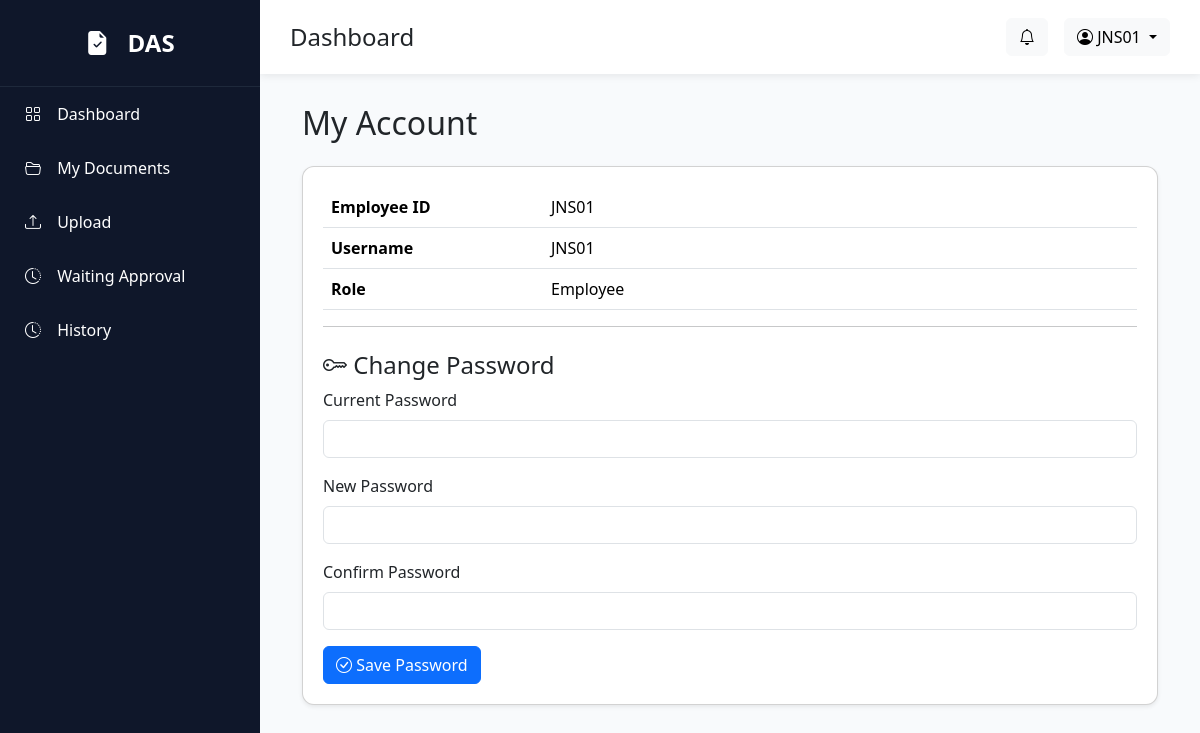
Page /account (signed in) on the committed database.
### models/user.py (models this page shows)
class User(UserMixin, db.Model):
    __tablename__ = "users"
    id = db.Column(db.Integer, primary_key=True)
    employee_id = db.Column(db.String(20), unique=True, nullable=False)
    fullname = db.Column(db.String(200), nullable=False)
    username = db.Column(db.String(100), unique=True)
    password = db.Column(db.String(255), nullable=False)
    email = db.Column(db.String(150))
    department = db.Column(db.String(100))
    position = db.Column(db.String(100))
    role = db.Column(db.String(50), default="Employee")
    status = db.Column(db.String(20), default="Active")
    created_at = db.Column(db.DateTime, default=datetime.utcnow)
    approval_steps = db.relationship(
        "ApprovalStep",
        backref="approver",
        lazy=True
    )

### routes/account.py (the view)
@account_bp.route("/account")
@login_required
def account():
    return render_template(
        "account/index.html",
        user=current_user
    )

### app.py (called while the page is built)
@login_manager.user_loader
def load_user(user_id):
    return User.query.get(int(user_id))

### templates/account/index.html
{% extends "layout/base.html" %}
{% block content %}
<div class="container">
    <h2 class="mb-4">
        My Account
    </h2>
    <div class="card shadow-sm">
        <div class="card-body">
            <table class="table">
                <tr>
                    <th width="220">Employee ID</th>
                    <td>{{ user.employee_id }}</td>
                </tr>
                <tr>
                    <th>Username</th>
                    <td>{{ user.username }}</td>
                </tr>
                <tr>
                    <th>Role</th>
                    <td>{{ user.role }}</td>
                </tr>
            </table>
            <hr>
            <h4 class="mt-4">
                <i class="bi bi-key"></i>
                Change Password
            </h4>
            <form action="/account/change-password" method="POST">
                <div class="mb-3">
                    <label class="form-label">
                        Current Password
                    </label>
                    <input type="password" class="form-control" name="current_password" required>
                </div>
                <div class="mb-3">
                    <label class="form-label">
                        New Password
                    </label>
                    <input type="password" class="form-control" name="new_password" required>
                </div>
                <div class="mb-3">
                    <label class="form-label">
                        Confirm Password
                    </label>
                    <input type="password" class="form-control" name="confirm_password" required>
                </div>
                <button class="btn btn-primary">
                    <i class="bi bi-check-circle"></i>
                    Save Password
                </button>
            </form>
        </div>
    </div>
</div>
{% endblock %}

### templates/layout/base.html (shortened to what this page needs)
<!DOCTYPE html>
<html lang="en">
<head>
    <link href="https://cdn.jsdelivr.net/npm/bootstrap@5.3.7/dist/css/bootstrap.min.css" rel="stylesheet">
    <link href="https://cdn.jsdelivr.net/npm/bootstrap-icons@1.11.3/font/bootstrap-icons.min.css" rel="stylesheet">
    <link rel="stylesheet" href="{{ url_for('static', filename='css/style.css') }}">
</head>
<body>
    <div class="wrapper">
        <div class="sidebar d-none d-lg-block">
            <div class="logo">
                <i class="bi bi-file-earmark-check-fill"></i>
                DAS
            </div>
            <a href="/dashboard">
                <i class="bi bi-grid"></i>
                Dashboard
            </a>
            <a href="/documents">
                <i class="bi bi-folder2-open"></i>
                My Documents
            </a>
            <a href="/documents/create">
                <i class="bi bi-upload"></i>
                Upload
            </a>
            <a href="/documents/waiting">
                <i class="bi bi-clock-history"></i>
                Waiting Approval
            </a>
            <a href="/history">
                <i class="bi bi-clock-history"></i>
                History
            </a>
        </div>
        <div class="main">
            <div class="topbar">
                <div class="d-flex align-items-center">
                    <h4 class="mb-0">
                        {% block page_title %}
                        Dashboard
                        {% endblock %}
                    </h4>
                </div>
                <div class="d-flex align-items-center gap-3">
                    <button class="btn btn-light position-relative">
                        <i class="bi bi-bell"></i>
                    </button>
                    <div class="dropdown">
                        <button class="btn btn-light dropdown-toggle" data-bs-toggle="dropdown">
                            <i class="bi bi-person-circle"></i>
                            {{ current_user.employee_id }}
                        </button>
                    </div>
                </div>
            </div>
            <div class="content">
                {% block content %}
                {% endblock %}
            </div>
        </div>
    </div>
</body>
</html>

### static/css/style.css (style rules this page uses)
* { margin:0; padding:0; box-sizing:border-box; font-family:'Segoe UI',sans-serif; }
body { background:#F8FAFC; }
.wrapper { display:flex; }
.sidebar { width:260px; height:100vh; background:#0F172A; color:white; position:fixed; }
.logo { padding:25px; font-size:24px; font-weight:bold; text-align:center; border-bottom:1px solid #1E293B; }
.sidebar a { color:white; text-decoration:none; display:block; padding:15px 25px; transition:.3s; }
.sidebar i { margin-right:12px; }
.main { margin-left:260px; width:100%; }
.topbar { background:white; padding:18px 30px; display:flex; justify-content:space-between; align-items:center; box-shadow:0 2px 8px rgba(0,0,0,.08); }
.content { padding:30px; }
.card { border-radius: 12px; }
.card-body { padding: 20px; }

### rows in the picture
User: employee_id "JNS01", username "JNS01", role "Employee"
